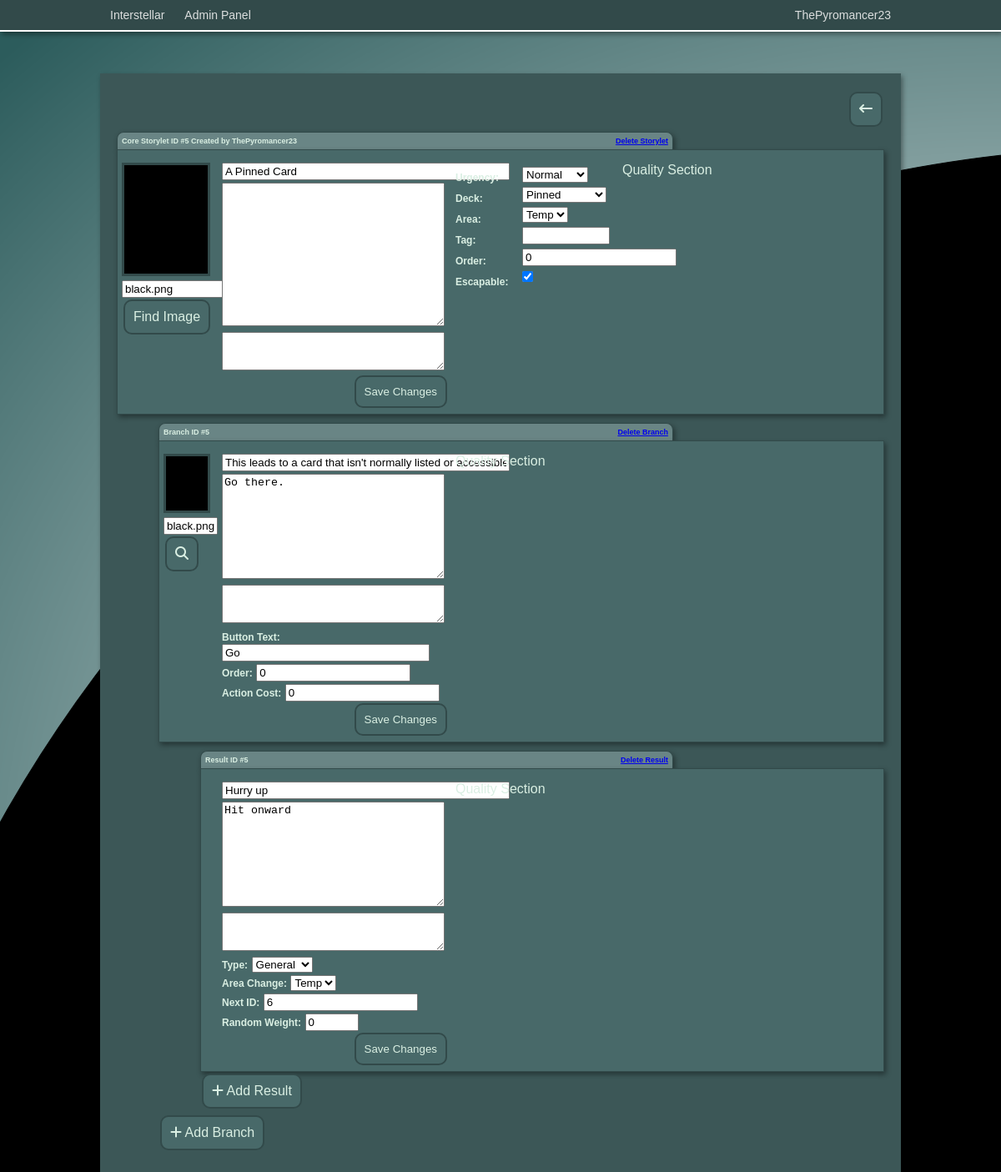
/admin/edit_storylet?id=5 (signed in), run on the app's committed database.
### app/models.py (models this page shows, shortened)
class User(UserMixin, db.Model):
    id = db.Column(db.Integer, primary_key=True)
    username = db.Column(db.String(64), index=True, unique=True)
    email = db.Column(db.String(120), index=True, unique=True)
    password_hash = db.Column(db.String(128))
    privilege_level = db.Column(db.Integer, default=1)
    last_online = db.Column(db.DateTime, default=datetime.utcnow)
    created_storylets = db.relationship('Storylet', backref='author', lazy='dynamic')
    current_hand = db.relationship('Hand', backref='user', lazy='dynamic')

class Storylet(db.Model):
    id = db.Column(db.Integer, primary_key=True)
    title = db.Column(db.String)
    image = db.Column(db.String)
    description = db.Column(db.Text)
    branches = db.relationship('Branch', backref='parent_storylet', lazy='dynamic')
    deck = db.Column(db.String)
    area = db.Column(db.String)
    urgency = db.Column(db.String)
    order = db.Column(db.Integer)
    notes = db.Column(db.Text)
    escapable = db.Column(db.Boolean)
    tag = db.Column(db.String)
    user_id = db.Column(db.Integer, db.ForeignKey('user.id'))
    last_edit = db.Column(db.DateTime, default=datetime.utcnow())
    last_editor = db.Column(db.String)
    in_hand = db.relationship('Hand', backref='storylet', lazy='dynamic')

class Branch(db.Model):
    id = db.Column(db.Integer, primary_key=True)
    title = db.Column(db.String)
    image = db.Column(db.String)
    description = db.Column(db.Text)
    button_text = db.Column(db.String)
    storylet_id = db.Column(db.Integer, db.ForeignKey('storylet.id'))
    results = db.relationship('Result', backref='parent_branch', lazy='dynamic')
    notes = db.Column(db.Text)
    order = db.Column(db.Integer)
    action_cost = db.Column(db.Integer)

class Result(db.Model):
    id = db.Column(db.Integer, primary_key=True)
    title = db.Column(db.String)
    description = db.Column(db.Text)
    next_id = db.Column(db.Integer)
    type = db.Column(db.String)
    branch_id = db.Column(db.Integer, db.ForeignKey('branch.id'))
    random_weight = db.Column(db.Integer)
    area_change = db.Column(db.String)
    notes = db.Column(db.String)

### app/admin/routes.py (the view)
@bp.route('/edit_storylet')
@login_required
def edit_storylet():
    if current_user.privilege_level > 1:
        id = request.args.get('id', None, type=int)
        form = StoryletForm()
        if id == None:
            storylet = defaultStorylet()
            storylet.user_id = current_user.id
            db.session.add(storylet)
            db.session.commit()
            storylet = db.session.query(Storylet).get(storylet.id)
        else:
            storylet = db.session.query(Storylet).get(id)
        form.title.data = storylet.title
        form.image.data = storylet.image
        form.description.data = storylet.description
        form.notes.data = storylet.notes
        form.urgency.data = storylet.urgency
        form.deck.data = storylet.deck
        form.area.data = storylet.area
        form.tag.data = storylet.tag
        form.escapable.data = storylet.escapable
        form.order.data = storylet.order
        return render_template('edit_storylet.html', form=form, storylet=storylet)
    else:
        return redirect(url_for('index'))

### app/admin/forms.py
class StoryletForm(FlaskForm):
    title = StringField('Title')
    image = StringField('Image')
    description = TextAreaField('Description')
    notes = TextAreaField('Notes')
    urgency = SelectField('Urgency', choices=['Low', 'Normal', 'Moderate', 'High'])
    deck = SelectField('Deck', choices=['Pinned', 'Deck', "Unobtainable"])
    area = SelectField('Area', choices=['Temp'])
    tag = StringField('Tag')
    order = IntegerField('Order', validators=[NumberRange(min=0)])
    escapable = BooleanField('Escapable')

### app/models.py (called while the page is built)
@login.user_loader
def load_user(id):
    return User.query.get(int(id))

### app/routes.py (called while the page is built)
@app.before_request
def before_request():
    if current_user.is_authenticated:
        current_user.last_online = datetime.utcnow()
        db.session.commit()

### app/admin/templates/edit_storylet.html (shortened to what this page needs)
<!DOCTYPE html>
<html>
<head>
    <link rel="stylesheet" href="{{ url_for('admin.static', filename='css/admin.css') }}">
</head>
<body>
    {% include 'navbar.html' %}
    <div class="pageblock"></div>
    <div style="width: 960px; margin: auto;">
        <div style="padding: 20px;" class="game boxshadow">
            <a class="adm-btn-link" href="{{ url_for('admin.storylets') }}"><div><i class="fa-solid fa-arrow-left-long"></i></div></a>
            <div class="storylet-core">
                <div style="margin-top: 50px;" class="header boxshadow">Core Storylet ID #{{ storylet.id }} Created by {{ storylet.author.username }}<div style="float: right;"><a href="{{ url_for('admin.delete_storylet', id=storylet.id) }}">Delete Storylet</a></div></div>
                <div class="storylet-body boxshadow">
                    <form id="core-form" class="form1-body" action="" method="POST">
                    <div>
                        <div class="storylet-img-cont">
                            <img class="digitaleffect" src="{{ url_for('static', filename='images/' + storylet.image) }}">
                        </div>
                        {{ form.image(size=13, style='margin-top: 5px;', id='s-image') }}
                        <a class="adm-btn-link" style="float: left;" href="#find-image"><div>Find Image</div></a>
                    </div>
                    <div>
                        {{ form.title(size=40, id='s-title') }}
                        {{ form.description(class='desc-area', id='s-desc') }}
                        {{ form.notes(class='note-area', id='s-notes')}}
                        <input id="core-submit" class='adm-btn-link' style="margin-right: 10px;" name="submit" type="submit" value="Save Changes">
                    </div>
                    <div>
                        <p class="labels">{{ form.urgency.label }}:</p>
                        <p class="labels">{{ form.deck.label }}:</p>
                        <p class="labels">{{ form.area.label }}:</p>
                        <p class="labels">{{ form.tag.label }}:</p>
                        <p class="labels">{{ form.order.label }}:</p>
                        <p class="labels">{{ form.escapable.label }}:</p>
                    </div>
                    <div>
                        <p class="form-fields">{{ form.urgency }}</p>
                        <p class="form-fields">{{ form.deck }}</p>
                        <p class="form-fields">{{ form.area }}</p>
                        <p class="form-fields">{{ form.tag(size=10) }}</p>
                        <p class="form-fields">{{ form.order(size=10, id='s-order') }}</p>
                        {% if storylet.escapable %}
                        <p class="form-fields">{{ form.escapable(id='s-escapable', checked=True) }}</p>
                        {% else %}
                        <p class="form-fields">{{ form.escapable(id='s-escapable', checked=False) }}</p>
                        {% endif %}
                    </div>
                    </form>
                    <div>Quality Section</div>
                </div>
            </div>
            <div class="branch-core">
                {% for branch in storylet.branches %}
                <div style="width: 605px;" class="header boxshadow">Branch ID #{{branch.id}}<div style="float: right;"><a href="{{ url_for('admin.delete_branch', s_id=storylet.id, b_id=branch.id) }}">Delete Branch</a></div></div>
                <div class="branch-body boxshadow">
                    <form id="branch-{{ branch.id }}" class="branch-form1" action="" method="POST">
                        <div>
                            <div class="branch-img-cont">
                                <img style="width: 50px;" class="digitaleffect" src="{{ url_for('static', filename='images/' + branch.image) }}">
                            </div>
                            <input id="image-{{ branch.id }}" style="margin-top: 5px;" type="text" value="{{ branch.image }}" size="5">
                            <a class="adm-btn-link" style="float: left;" href="#find-image"><i class="fa-solid fa-magnifying-glass"></i></a>
                        </div>
                        <div>
                            <input id="title-{{ branch.id }}" type="text" value="{{ branch.title }}" size="40">
                            <textarea style="height: 120px;" id="desc-{{ branch.id }}" class="desc-area">{{ branch.description }}</textarea>
                            <textarea id="notes-{{ branch.id }}" class="note-area">{% if branch.notes != None %}{{ branch.notes }}{% endif %}</textarea>
                            <p style="margin-top: 3px;"><b style="font-size: 12px;">Button Text:</b> <input id="btntxt-{{ branch.id }}" type="text" value="{{ branch.button_text }}" size="28"></p>
                            <p style="margin-top: 3px;"><b style="font-size: 12px;">Order:</b> <input id="order-{{ branch.id }}" min="0" type="number" value="{{ branch.order }}" size="10"></p>
                            <p style="margin-top: 3px;"><b style="font-size: 12px;">Action Cost:</b> <input id="action_cost-{{ branch.id }}" min="0" type="number" value="{{ branch.action_cost }}" size="10"></p>
                            <input id="core-submit" class='adm-btn-link' style="margin-right: 10px;" name="submit" type="submit" value="Save Changes">
                        </div>
                    </form>
                    <div>
                        Quality Section
                    </div>
                </div>
                <div class="result-core">
                    {% for result in branch.results %}
                    <div style="width: 555px;" class="header boxshadow">Result ID #{{result.id}}<div style="float: right;"><a href="{{ url_for('admin.delete_result', s_id=storylet.id, r_id=result.id) }}">Delete Result</a></div></div>
                    <div class="result-body boxshadow">
                        <form id="result-{{ result.id }}" class="result-form1" action="" method="POST">
                            <input id="title-r-{{ result.id }}" type="text" value="{{ result.title }}" size="40">
                            <textarea style="height: 120px;" id="desc-r-{{ result.id }}" class="desc-area">{{ result.description }}</textarea>
                            <textarea id="notes-r-{{ result.id }}" class="note-area">{% if result.notes != None %}{{ result.notes }}{% endif %}</textarea>
                            <p style="margin-top: 3px;"><b style="font-size: 12px;">Type:</b>
                            <select id="type-r-{{ result.id }}">
                                <option value="General" {% if result.type == "General" %}selected{% endif %}>General</option>
                              </select>
                            </p>
                            <p style="margin-top: 3px;"><b style="font-size: 12px;">Area Change:</b>
                                <select id="area_change-r-{{ result.id }}">
                                    <option value="temp">Temp</option>
                                  </select>
                            </p>
                            <p style="margin-top: 3px;"><b style="font-size: 12px;">Next ID:</b> <input id="next_id-r-{{ result.id }}" min="0" type="number" value="{{ result.next_id }}" size="10"></p>
                            <p style="margin-top: 3px;"><b style="font-size: 12px;">Random Weight:</b> <input id="random_weight-r-{{ result.id }}" min="0" max= "100" type="number" value="{{ result.random_weight }}" size="10"></p>
                            <input id="core-submit" class='adm-btn-link' style="margin-right: 10px;" name="submit" type="submit" value="Save Changes">
                        </form>
                        <div>
                            Quality Section
                        </div>
                    </div>
                    {% endfor %}
                    <div style="height: 50px;">
                        <a class="adm-btn-link" style="float: left" href="{{ url_for('admin.create_result', s_id=storylet.id, b_id=branch.id) }}"><div><i class="fa-solid fa-plus"></i> Add Result</div></a>
                    </div>
                </div>
                {% endfor %}
                <div style="height: 50px;">
                    <a class="adm-btn-link" style="float: left" href="{{ url_for('admin.create_branch', id=storylet.id) }}"><div><i class="fa-solid fa-plus"></i> Add Branch</div></a>
                </div>
            </div>
        </div>
    </div>
</body>
</html>

### app/templates/navbar.html (shortened to what this page needs)
<div class="navbar boxshadow">
    <div class="navbar-inner">
        <a class="nav-link" href="{{ url_for('index') }}">Interstellar</a>
        {% if current_user.is_authenticated %}
            <div class="dropdown-container">
                <div class="ddbtn nav-link">{{current_user.username}}</div>
                </div>
            </div>
            {% if current_user.privilege_level > 1 %}
            <div style="float: left;" class="dropdown-container">
                <a href="{{ url_for('admin.admin') }}"><div class="ddbtn nav-link">Admin Panel</div></a>
                </div>
            </div>
            {% endif %}
        {% endif %}

### app/admin/static/css/admin.css (style rules this page uses)
.navbar { width: 100%; overflow: hidden; border-bottom: solid white 2px; background: #324A4A; }
.navbar-inner { margin: auto; width: 960px; }
.nav-link { float: left; color: #f2f2f2e1; text-align: center; text-decoration: none; padding: 10px 12px; font-size: 14px; }
.dropdown-container { float: right; overflow: hidden; }
.pageblock { height: 50px; width: 100%; }
* { margin: 0; }
.game { background-color: #3C5757; }
body { font-family: arial; background: black url("images/background.png") no-repeat; color: rgb(218, 239, 227); }
.boxshadow { box-shadow: 2px 3px 6px rgba(0, 0, 0, 0.4); }
.digitaleffect { background: #CFE5E8 url("images/digitaleffect.gif") repeat scroll 0% 0%; }
.adm-btn-link { background-color: #486969; border-radius: 10px; text-decoration: none; padding: 10px; margin: 2px; color:rgb(218, 239, 227); float: right; border-style: solid; border-width: 2px; border-color:#324A4A }
.header { margin-top: 10px; padding: 5px; background-color:rgba(188,218,218,0.35); width: 655px; height: auto; font-size: 9px; font-weight: bold; border-color: #324A4A; border-style: solid; border-width: 1px; border-bottom: 0px; border-radius: 8px 8px 0px 0px; }
.storylet-img-cont { background:#CFE5E8; border:#324A4A; border-style: solid; border-width: 3px; width: 100px; height: 130px; }
.storylet-body { display: grid; grid-template-columns: 600px 308px; padding: 5px; padding-top: 15px; background-color:#486969; border-color: #324A4A; border-style: solid; border-width: 1px; }
.form1-body { display: grid; grid-template-columns: 120px 280px 80px 120px }
.desc-area { width: 261px; height: 166px; margin-top: 3px; }
.note-area { width: 261px; height: 40px; margin-top: 3px; }
.labels { font-size: 12px; margin-top: 11px; font-weight: bold; }
.form-fields { margin-top: 5px; }
.branch-core { margin-left: 50px; }
.branch-img-cont { background:#CFE5E8; border:#324A4A; border-style: solid; border-width: 3px; width: 50px; height: 65px; }
.branch-body { display: grid; grid-template-columns: 350px 508px; padding: 5px; padding-top: 15px; background-color:#486969; border-color: #324A4A; border-style: solid; border-width: 1px; }
.branch-form1 { display: grid; grid-template-columns: 70px 280px; }
.result-form1 { margin-left: 20px; }
.result-core { margin-left: 50px; }
.result-body { display: grid; grid-template-columns: 300px 508px; padding: 5px; padding-top: 15px; background-color:#486969; border-color: #324A4A; border-style: solid; border-width: 1px; }

### data on the page
User: username "ThePyromancer23", author.username "ThePyromancer23"
Storylet: id "5", image (picture), image "black.png", title "A Pinned Card", urgency "Normal", deck "Pinned", area "Temp", order "0", escapable "☑"
Branch: id "5", image (picture), image "black.png", title "This leads to a card that isn't normally listed or accessible!", id "Go there.", button_text "Go", order "0", action_cost "0"
Result: id "5", title "Hurry up", id "Hit onward", type+id "General", id "Temp", next_id "6", random_weight "0"
